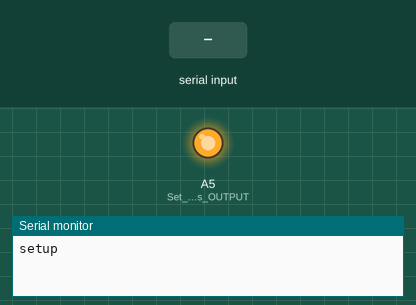
A sketch run on a simulated Arduino Uno, built with avr-gcc and run on an emulated ATmega328P. Parts: output pins drawn as LEDs (lit = HIGH), the last lines printed to the serial monitor. The test bench sets the inputs (shaded band). EEPROM starts erased.

Above: at 1.2 s.
1.3 s: "A" received over Serial
At 2.5 s:
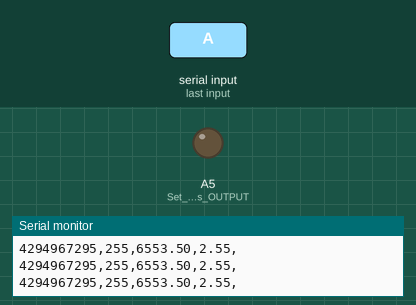
2.9 s: "C" received over Serial
Timing chart, 0 to 10.5 s (numbered marks = the images above; inputs shaded):
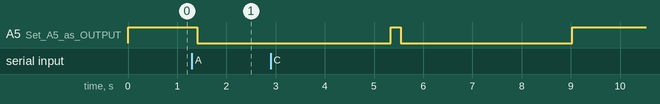

The sketch:

combinednew.ino
```cpp
#include <Time.h>
#include <TimeLib.h>
#include "HX711.h"
#include <EEPROM.h>
HX711 scale;

#include "DHT.h"
#define DHTPIN 2          // what digital pin we're connected to
#define DHTTYPE DHT11   // DHT 11
DHT dht(DHTPIN, DHTTYPE);
uint32_t timeStamp;

int addr = 2 ;
int initialAddr = 0 ;
bool record = true;
float cal = 6500.f ;

void setup() {
  Serial.begin(9600);
  setTime(20,00,00, 8,5,2019);
  // Humidity & temperature sensing  //
  dht.begin();
  timeStamp = now();
  // initialize digital pin 13 as an output.
  pinMode(A5, OUTPUT);// Set A5 as OUTPUT

  // Setting up scale //
  // HX711.DOUT  - pin #A1
  // HX711.PD_SCK - pin #A0
  scale.begin(A1, A0);

  // Scale factor:
  scale.set_scale(cal);                      // this value is obtained by calibrating the scale with known weights; see the README for details

  Serial.println("setup");
}

void loop() {
  //Scale
  int t, i, n, T, dynamicAddress, address;
  double val, sum, sumsq, mean;
  float stddev;

  EEPROM.get(initialAddr, address);;

  char trigger = Serial.read();

  if(trigger == 'A'){
    Serial.print("send data");
    sendData(address);
    }

  if(trigger == 'C'){
    clearEEPROM();
    record = true;
    }

  if(trigger == 'S'){
    val = ((scale.read() - scale.get_offset()) / scale.get_scale());
    Serial.println(val);
  }

  if(trigger == 'R'){
    scale.tare();               // reset the scale to 0 scale.tare();               // reset the scale to 0
    Serial.println("tar");
  }

  if(trigger == 'E'){
    calibrate();
  }

  // Atomise water
  digitalWrite(A5, HIGH);
  delay(200); //60000
  uint32_t ti = now();

  t = ti - timeStamp ;

  if(t > 120){
    if(record == true){
      scale.power_up();
      dynamicAddress = address;
      // Recording data Values
      timeStamp = now();
      float h = dht.readHumidity();
      float te = dht.readTemperature();
      val = ((scale.read() - scale.get_offset()) / scale.get_scale());
      scale.power_down();             //Put ADC in sleep mode - prevents drift

      //typecasting
      Serial.println(val);
      val = val*100;
      if (val < 0 ){
        val = 0;
        }

      uint8_t convertedVal = (uint8_t)val;
      uint8_t convertedHumid = (uint8_t)h;
      te = te*10;
      uint16_t convertedTemp = (uint16_t)te ;

      //writing dataset to EEPROM
      EEPROM.put(dynamicAddress, timeStamp);
      dynamicAddress += 4 ;
      EEPROM.put(dynamicAddress, convertedHumid);
      dynamicAddress += 1 ;
      EEPROM.put(dynamicAddress, convertedTemp);
      dynamicAddress += 2 ;
      EEPROM.put(dynamicAddress, convertedVal);

      dynamicAddress += 1 ;
      address += 8 ;

      EEPROM.put(initialAddr, address);

      if( address + 8  > EEPROM.length())
      {
        record = false ;
       Serial.println("stop");
      }
    }

  }

  digitalWrite(A5, LOW);         // atomization stopped

  }


void sendData(int address){
  uint32_t timeRead;
  uint8_t humidRead;
  uint16_t tempRead;
  uint8_t valueRead;
  float temp;
  float value;

  int addrRead = 2 ;


  while(addrRead < EEPROM.length()){
    EEPROM.get(addrRead,timeRead);
    addrRead+=4;
    //convert to datetime
    Serial.print(timeRead);
    Serial.print(',');
    EEPROM.get(addrRead, humidRead);
    addrRead+=1;
    Serial.print(humidRead);
    Serial.print(',');
    EEPROM.get(addrRead, tempRead);
    addrRead+=2;
    temp = (float)tempRead;
    temp = temp/10 ;
    Serial.print(temp);
    Serial.print(',');
    EEPROM.get(addrRead, valueRead);
    addrRead+=1;
    value = (float)valueRead;
    value = value/100;
    Serial.print(value);
    Serial.println(',');
  }
}


void clearEEPROM(){
  // set first value as 2, the rest as 0
  Serial.println("clear data");
  setTime(20,00,00, 8,5,2019);
  int resetAddr = 2 ;
  int val1 = 2 ;
  int valElse = 0;
  int val2 ;
  while (resetAddr < EEPROM.length()){
      EEPROM.put(resetAddr, valElse);
      resetAddr += 1;
    }

  EEPROM.put(initialAddr, val1);
  }


void calibrate(){
  Serial.println("calibrating, place pound on scale");

  float val = ((scale.read() - scale.get_offset()) / scale.get_scale());

  if(val != 8.75){
  cal = cal*val/8.75 ;

  scale.set_scale(cal);
  }

  }

void fetchData(){

}
```

Measured:
- after the input at 1.3 s, A5 (Set_A5_as_OUTPUT): HIGH → LOW after 0.10 s
